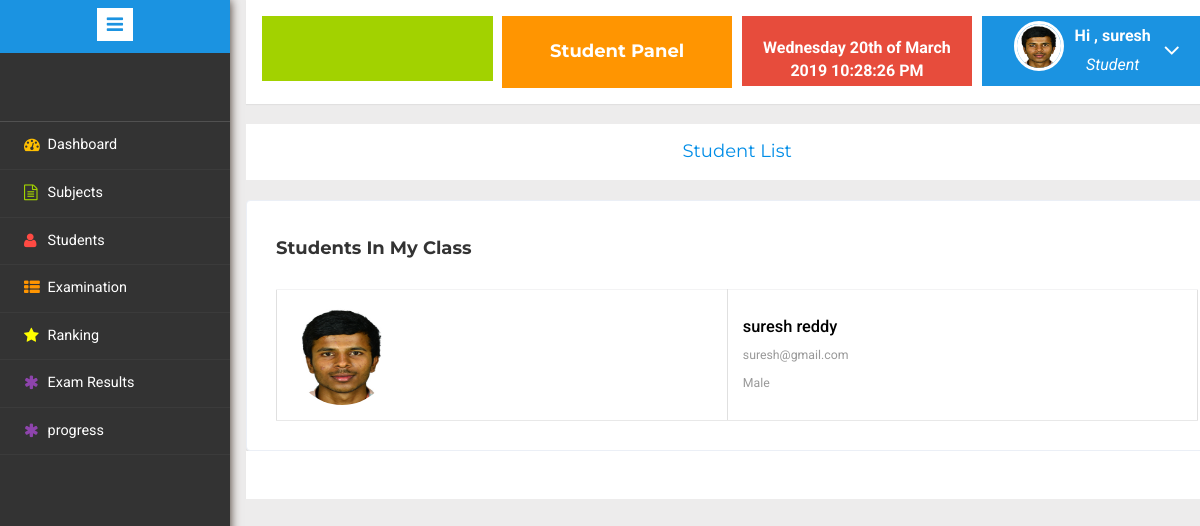
Page /student/students_list.php (signed in) on the earlier database version.
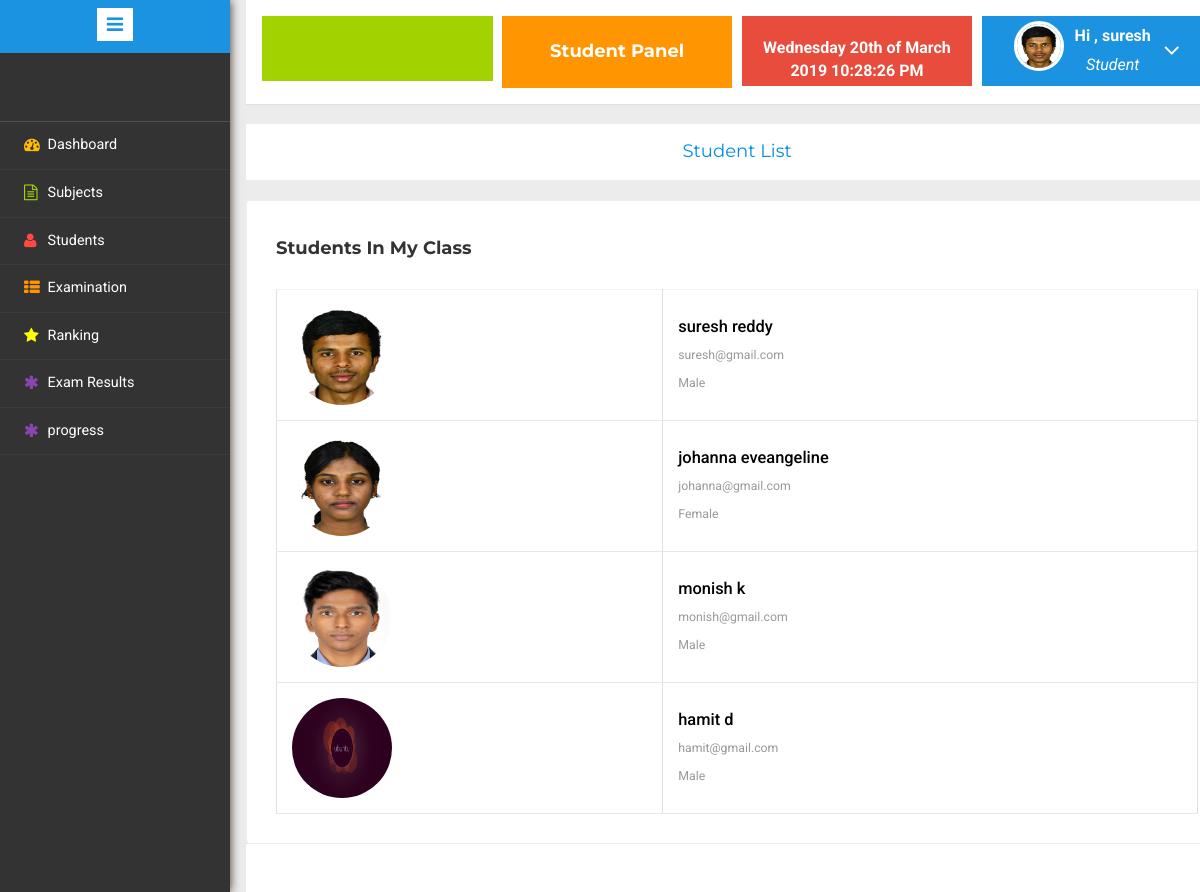
Same page on the later database version.
### tables this page shows
CREATE TABLE `studenttbl` (
  `studid` int(11) NOT NULL,
  `fname` varchar(50) NOT NULL,
  `lname` varchar(50) NOT NULL,
  `gender` varchar(20) NOT NULL,
  `blood` varchar(20) NOT NULL,
  `email` varchar(50) NOT NULL,
  `phone` varchar(20) NOT NULL,
  `mobile` varchar(20) NOT NULL,
  `password` varchar(50) NOT NULL,
  `cpassword` varchar(50) NOT NULL,
  `dob` date NOT NULL,
  `address` varchar(50) NOT NULL,
  `deptname` varchar(20) NOT NULL,
  `catname` varchar(20) NOT NULL,
  `file` varchar(50) NOT NULL,
  `status` tinyint(1) NOT NULL
);

### student/checkstud.php (called while the page is built, shortened)
<?php
$student_check= $_SESSION["studentid"];
$ses_sql=mysql_query("select * from studenttbl where studid = '$student_check'");
$row = mysql_fetch_assoc($ses_sql);
$my_fname =$row['fname'];
$my_department=$row['deptname'];
$my_file=$row['file'];
$my_category=$row['catname'];
?>

### student/students_list.php (the view, shortened to what this page needs)
<!DOCTYPE HTML>
<html>
<head>
</head>
<body>
<div class="page-container">
<div class="left-content">
<div class="mother-grid-inner">
<?php
if($_SESSION["studentid"]==true)
{
include("header.php");
include("checkstud.php");?>
	<ol class="breadcrumb">
                <center><li class="breadcrumb-item"><h4><a href="">Student List</a></h4></li></center>
            </ol>
<?php
$sql="select * from studenttbl where deptname='$my_department' and catname = '$my_category'";
$result = mysql_query($sql);
?>
<div class="mailbox-content">
<div class="inbox-right">
<h4><b> Students In My Class</b></h4>
<table width="100%" class="table">
<tbody>
<?php while($rows=mysql_fetch_array($result))
{
	 extract($rows);
	?>
    <tr class="table-row">
	<td class="table-img"><?php echo($rows['file']!=NULL)?'<img src="uploaded/'.$rows['file'].'" width="100" height="100">' :'' ;?></td>
    <td class="table-text">
                <h6> <?php echo $rows['fname']." ".$rows['lname'];?></h6>
                <p><?php echo $rows['email'];?></p>
				<p><?php echo $rows['gender'];?></p>
    </td>
	<tr>
<?php }?>
</tbody>
</table>
</div>
</div>
<?php include("footer.php"); ?>
	<?php include("sidebar.php"); ?>
	<?php }
else
	header('location:login.php');
?>
</body>
</html>

### student/header.php (shortened to what this page needs)
<!DOCTYPE HTML>
<html>
<head>
<link href="css/bootstrap.min.css" rel='stylesheet' type='text/css' />
<link href="css/style.css" rel='stylesheet' type='text/css' />
<link rel="stylesheet" href="css/morris.css" type="text/css"/>
<link href="css/font-awesome.css" rel="stylesheet">
<link rel="stylesheet" href="css/jquery-ui.css">
<link rel="stylesheet" href="css/icon-font.min.css" type='text/css' />
<link rel="stylesheet" href="css/table-style.css" type='text/css' />
</head>
<body>
<?php include("checkstud.php"); ?>
				<div class="header-main">
					<div class="logo-w3-agile">
								<br>
							</div>
					<div class="w3layouts-left">
								<div class="">
									<h4><b><font color="white"><center> Student Panel</center></font></b></h4>
								</div>
						 </div>
						 <div class="w3layouts-right">
							<div class="profile_details_left">
								<b><font color="white"><?php  date_default_timezone_set( "Asia/Kolkata");
								echo date("l jS \of F Y h:i:s A"); ?></font></b><br>
							</div>
						</div>
						<div class="profile_details w3l">
								<ul>
									<li class="dropdown profile_details_drop">
										<a href="#" class="dropdown-toggle" data-toggle="dropdown" aria-expanded="false">
											<div class="profile_img">
												<span class="prfil-img"><?php echo($my_file!=NULL)?'<img src="uploaded/'.$my_file.'" >' :'' ;?> </span>
												<div class="user-name">
													<p><?php echo "Hi ,   $my_fname";?></p>
													<span>Student</span>
												</div>
												<i class="fa fa-angle-down"></i>
												<div class="clearfix"></div>
											</div>
										</a>
									</li>
								</ul>
							</div>
				</div>
			</body>
</body>
</html>

### student/footer.php (shortened to what this page needs)
<!DOCTYPE HTML>
<html>
<head>
<link rel="stylesheet" href="css/icon-font.min.css" type='text/css' />
</head>
<body>
<div class="copyrights">
</div>
</body>
</html>

### student/sidebar.php (shortened to what this page needs)
<!DOCTYPE HTML>
<html>
<head>
<link href="css/bootstrap.min.css" rel='stylesheet' type='text/css' />
<link href="css/style.css" rel='stylesheet' type='text/css' />
<link rel="stylesheet" href="css/morris.css" type="text/css"/>
<link href="css/font-awesome.css" rel="stylesheet">
<link rel="stylesheet" href="css/icon-font.min.css" type='text/css' />
</head>
<body>
				<div class="sidebar-menu">
					<header class="logo1">
						<a href="#" class="sidebar-icon"> <span class="fa fa-bars"></span> </a>
					</header>
					<br>
					<br>
					<br>
                           <div class="menu">
									<ul id="menu" >
										<li><a href="index.php"><i class="fa fa-tachometer" style="color:#ffbf00"></i> <span>Dashboard</span><div class="clearfix"></div></a></li>
										 <li id="menu-academico" ><a href="subject.php"><i class="fa fa-file-text-o" style="color:#a2d200"></i><span>Subjects</span><div class="clearfix"></div></a></li>
							             <li id="menu-academico" ><a href="students_list.php"><i class="fa fa-user" style="color:#ff4a43;"></i><span> Students</span><div class="clearfix"></div></a></li>
								         <li id="menu-academico" ><a href="examination.php"><i class="fa fa-th-list" style="color:#ff9501;" ></i><span> Examination</span> <div class="clearfix"></div></a>
                                         </li>
										  </ul>
								         <li id="menu-academico" ><a href="result.php"><i class="fa fa-star" aria-hidden="true" style="color:#ffff00"></i><span> Ranking</span> <div class="clearfix"></div></a></li>
										 <li id="menu-academico" ><a href="result.php"><i class="fa fa-asterisk" style="color:#8e44ad;" ></i><span> Exam Results</span> <div class="clearfix"></div></a></li>
										 <li id="menu-academico" ><a href="studentanalysis.php"><i class="fa fa-asterisk" style="color:#8e44ad;" ></i><span>progress</span> <div class="clearfix"></div></a></li>
								</div>
							  </div>
</body>
</html>

### student/css/table-style.css (style rules this page uses)
table { background: white; border-collapse: collapse; margin: 1.25em 0 0; width: 100%; }
table tr, table th, table td { border: none; border-bottom: 1px solid #e8e8e8; font-size: .95em; }
table th, table td { padding: 10px 12px; text-align: left; }
table tr td { background: #f3faff; color: #424242; }
table { width: 100%; }
.table { margin: 30px 0; border-collapse: collapse; border-spacing: 0; empty-cells: show; border: 1px solid #e0e0e0; }
.table td, .table th { border-left: 1px solid #e0e0e0; border-width: 0 0 0 1px; font-size: inherit; margin: 0; overflow: visible; padding: 0.5em 1em; font-weight: normal; }
.table td:first-child, .table th:first-child { border-left-width: 0; }
.table td { background-color: transparent; }

### student/header.php (style rules this page uses)
.w3layouts-right { width: 10px; height: 70px; }

Differences in the rows shown:
now on this page (row edited): studenttbl: file (picture), fname "johanna", lname "eveangeline", email "johanna@gmail.com", gender "Female"
added studenttbl: file (picture), fname "monish", lname "k", email "monish@gmail.com", gender "Male"
added studenttbl: file (picture), fname "hamit", lname "d", email "hamit@gmail.com", gender "Male"
